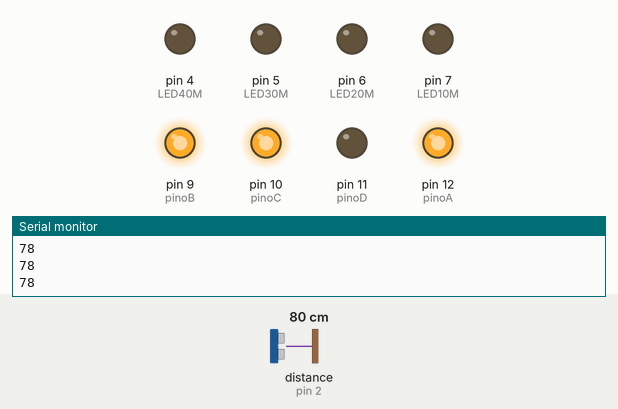
This sketch was run on a simulated Arduino Uno, built with avr-gcc and run on an emulated ATmega328P. Shown: output pins drawn as LEDs (lit = HIGH), the last lines printed to the serial monitor. Wiring (inferred from the names in the program): ultrasonic range finder: trigger pin 3; echo pin 2. The inputs (shaded band) are chosen by the test bench; at power-on: distance to the obstacle (sensor on pin 2) 80 cm. The echo pulse lasts 58.3 µs per cm; pins used as bus, display or sensor lines are not drawn.

Above: at 1.2 s.
1.3 s: distance to the obstacle (sensor on pin 2) set to 2 cm
At 2.5 s:
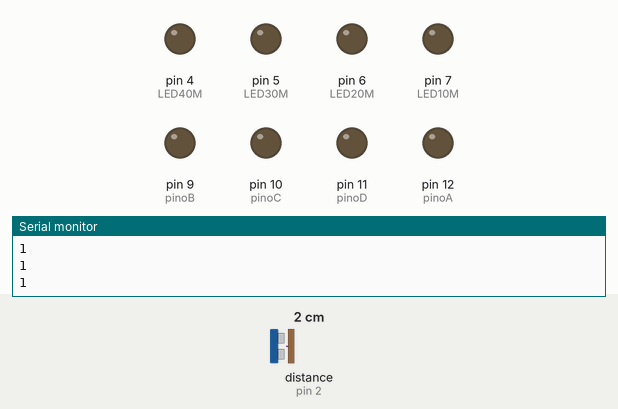
2.8 s: distance to the obstacle (sensor on pin 2) set to 9 cm
4.3 s: distance to the obstacle (sensor on pin 2) set to 12 cm
At 4.6 s:
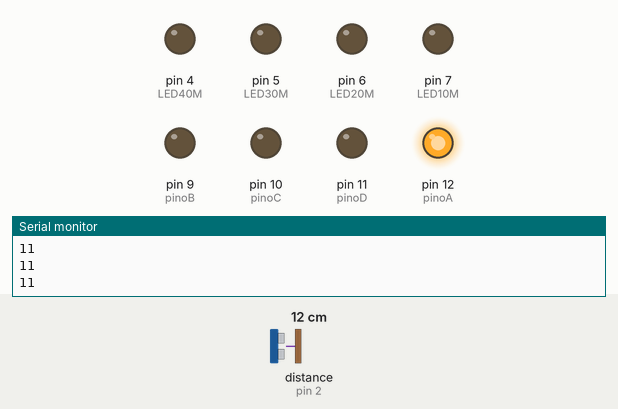
5.8 s: distance to the obstacle (sensor on pin 2) set to 18 cm
7.3 s: distance to the obstacle (sensor on pin 2) set to 23 cm
At 8.5 s:
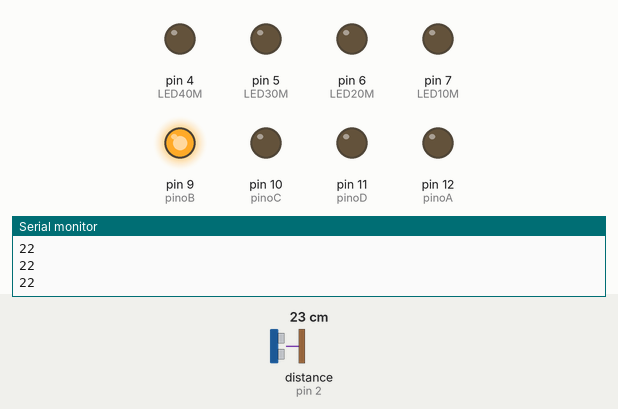
8.8 s: distance to the obstacle (sensor on pin 2) set to 4 cm
At 9.8 s:
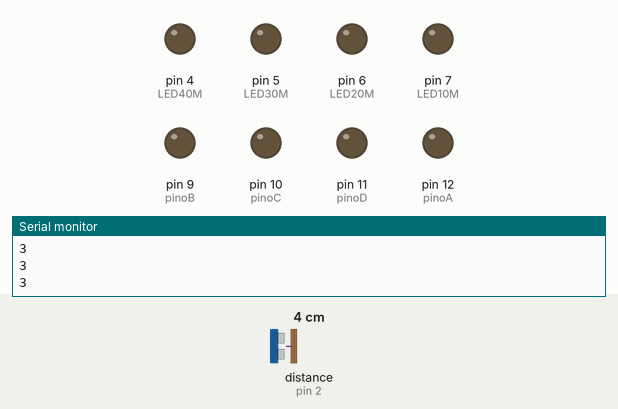
Timing chart, 0 to 11.3 s (numbered marks = the images above; inputs shaded):
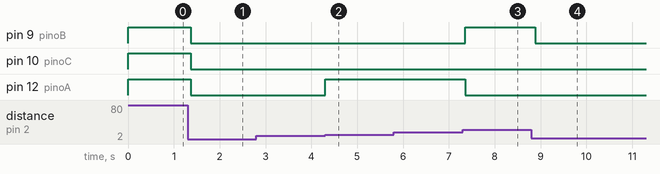

Measured:
- the behaviour switches between 10 and 11 cm on distance to the obstacle (sensor on pin 2) (found by bisection; images 1 and 2)
- the behaviour switches between 20 and 21 cm on distance to the obstacle (sensor on pin 2) (found by bisection; images 2 and 3)
- after the input at 1.3 s, pin 9 (pinoB), pin 10 (pinoC), pin 12 (pinoA): HIGH → LOW after 0.07 s
- after the input at 4.3 s, pin 12 (pinoA): LOW → HIGH at once
- after the input at 7.3 s, pin 9 (pinoB): LOW → HIGH after 0.05 s; pin 12 (pinoA): HIGH → LOW after 0.05 s
- after the input at 8.8 s, pin 9 (pinoB): HIGH → LOW after 0.08 s

The sketch:

sensor_de_r_.ino
```cpp
//Variáveis de conexão
const int pinoA = 12;
const int pinoB = 9;
const int pinoC = 10;
const int pinoD = 11;

const int LED10M = 7;
const int LED20M = 6;
const int LED30M = 5;
const int LED40M = 4;

const int TRIG = 3;
const int ECHO = 2;
int distancia, dec_distancia, uni_distancia;

//Config
void setup() {
  //Serial startup
  Serial.begin(9600);

  pinMode(pinoA, OUTPUT);
  pinMode(pinoB, OUTPUT);
  pinMode(pinoC, OUTPUT);
  pinMode(pinoC, OUTPUT);
  pinMode(pinoD, OUTPUT);
  pinMode(LED10M, OUTPUT);
  pinMode(LED20M, OUTPUT);
  pinMode(LED30M, OUTPUT);
  pinMode(LED40M, OUTPUT);
  pinMode(TRIG, OUTPUT);
  pinMode(ECHO, INPUT);
}

//Loop
void loop() {
  distancia = sensor_morcego(TRIG, ECHO);
  dec_distancia = distancia/100;
  uni_distancia = (((distancia/100.00) - dec_distancia)*10);
  Serial.println(distancia);

  switch (uni_distancia) {
    case 0:
      digitalWrite(pinoA, LOW);
      digitalWrite(pinoB, LOW);
      digitalWrite(pinoC, LOW);
      digitalWrite(pinoD, LOW);
      break;
    case 1:
      digitalWrite(pinoA, HIGH);
      digitalWrite(pinoB, LOW);
      digitalWrite(pinoC, LOW);
      digitalWrite(pinoD, LOW);
      break;
    case 2:
      digitalWrite(pinoA, LOW);
      digitalWrite(pinoB, HIGH);
      digitalWrite(pinoC, LOW);
      digitalWrite(pinoD, LOW);
      break;
    case 3:
      digitalWrite(pinoA, HIGH);
      digitalWrite(pinoB, HIGH);
      digitalWrite(pinoC, LOW);
      digitalWrite(pinoD, LOW);
      break;
    case 4:
      digitalWrite(pinoA, LOW);
      digitalWrite(pinoB, LOW);
      digitalWrite(pinoC, HIGH);
      digitalWrite(pinoD, LOW);
      break;
    case 5:
      digitalWrite(pinoA, HIGH);
      digitalWrite(pinoB, LOW);
      digitalWrite(pinoC, HIGH);
      digitalWrite(pinoD, LOW);
      break;
    case 6:
      digitalWrite(pinoA, LOW);
      digitalWrite(pinoB, HIGH);
      digitalWrite(pinoC, HIGH);
      digitalWrite(pinoD, LOW);
      break;
    case 7:
      digitalWrite(pinoA, HIGH);
      digitalWrite(pinoB, HIGH);
      digitalWrite(pinoC, HIGH);
      digitalWrite(pinoD, LOW);
      break;
    case 8:
      digitalWrite(pinoA, LOW);
      digitalWrite(pinoB, LOW);
      digitalWrite(pinoC, LOW);
      digitalWrite(pinoD, HIGH);
      break;
    case 9:
      digitalWrite(pinoA, HIGH);
      digitalWrite(pinoB, LOW);
      digitalWrite(pinoC, LOW);
      digitalWrite(pinoD, HIGH);
      break;
  }
  switch (dec_distancia) {
    case 0:
      digitalWrite(LED10M, LOW);
      digitalWrite(LED20M, LOW);
      digitalWrite(LED30M, LOW);
      digitalWrite(LED40M, LOW);
      break;
    case 1:
      digitalWrite(LED10M, HIGH);
      digitalWrite(LED20M, LOW);
      digitalWrite(LED30M, LOW);
      digitalWrite(LED40M, LOW);
      break;
    case 2:
      digitalWrite(LED10M, LOW);
      digitalWrite(LED20M, HIGH);
      digitalWrite(LED30M, LOW);
      digitalWrite(LED40M, LOW);
      break;
    case 3:
      digitalWrite(LED10M, LOW);
      digitalWrite(LED20M, LOW);
      digitalWrite(LED30M, HIGH);
      digitalWrite(LED40M, LOW);
      break;
    case 4:
      digitalWrite(LED10M, LOW);
      digitalWrite(LED20M, LOW);
      digitalWrite(LED30M, LOW);
      digitalWrite(LED40M, HIGH);
      break;
  }
  delay(100);
}

//HC-SR04 data processing function
int sensor_morcego(int pinotrig, int pinoecho) {
  digitalWrite(pinotrig, LOW);
  delayMicroseconds(2);
  digitalWrite(pinotrig, HIGH);
  delayMicroseconds(10);
  digitalWrite(pinotrig, LOW);

  return pulseIn(pinoecho, HIGH)/59;
}
```
